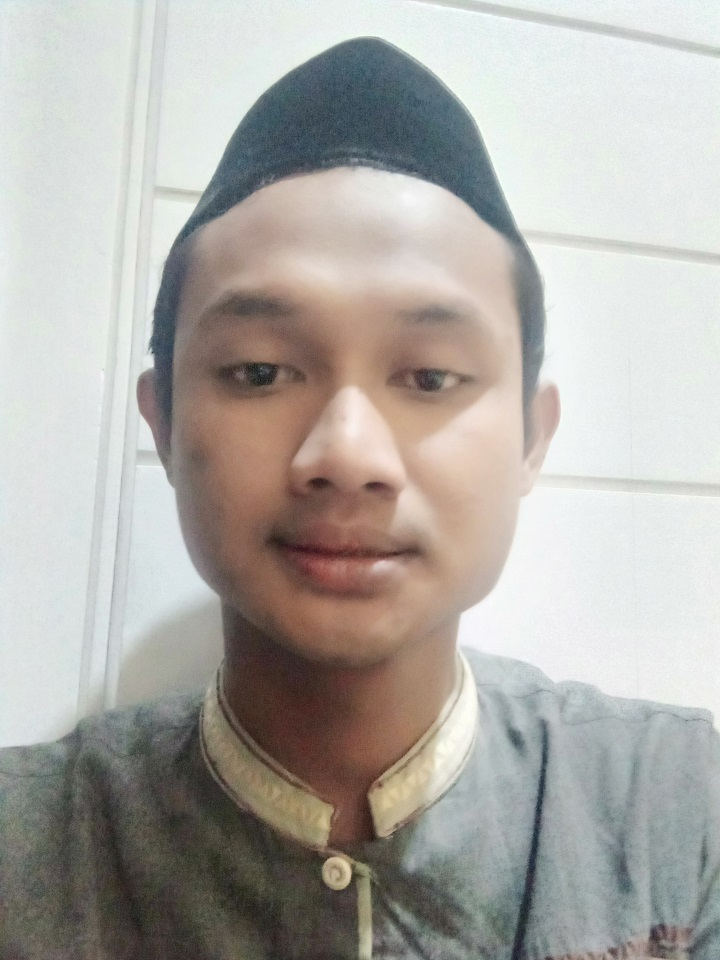
#> input picture JST-main/images/deni.jpg, 720 x 960 px
$ jupyter execute Resize.ipynb
#> lines starting #> are read from the running program, lines starting #| are printed output that depends on the picture
[cell 1]
import cv2

[cell 2]
#membaca file dari direktori images
img = cv2.imread('images/deni.jpg', cv2.IMREAD_UNCHANGED)
#> img is the input picture: shape (960, 720, 3); mean B, G, R 166.8, 171.7, 174.9

[cell 3]
# cetak ukuran gambar asli
print('Original Image', img.shape)
#| Original Image (960, 720, 3)

[cell 4]
# merubah ukuran lebah & tinggi
scale_percent = 60
width = int(img.shape[1] * scale_percent / 500)
#> width = 86
height = int(img.shape[0] * scale_percent / 500)
#> height = 115
dim = (width, height)
#> dim = (86, 115)

[cell 5]
# resize image
resized = cv2.resize(img, dim, interpolation = cv2.INTER_AREA)
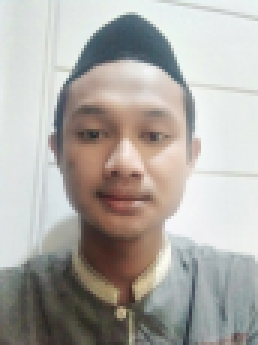
#> resized: shape (115, 86, 3) (shown 3 times larger); mean B, G, R 166.8, 171.7, 174.9

[cell 6]
# cetak hasil perubahan
print('Resized Dimensions : ',resized.shape)
#| Resized Dimensions :  (115, 86, 3)

[cell 7]
# menampilkan hasil resize gambar
cv2.imshow("Resized image", resized)
cv2.waitKey(0)
cv2.destroyAllWindows()

[cell 8]
#save hasil resize
status = cv2.imwrite('images_hasil/deni_resize.jpg',resized)
print("Image written to file-system : ",status)
#| Image written to file-system :  True
